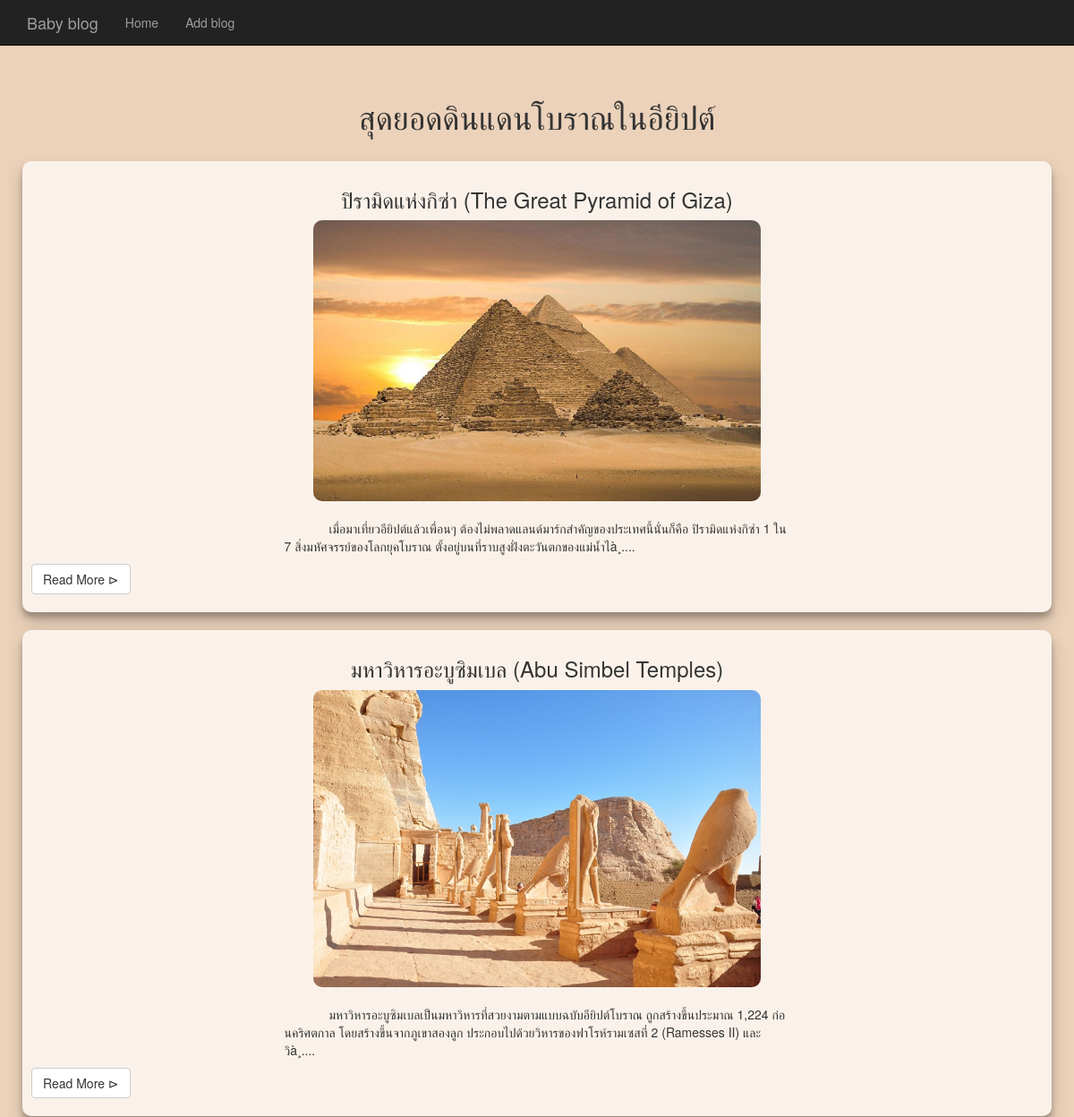
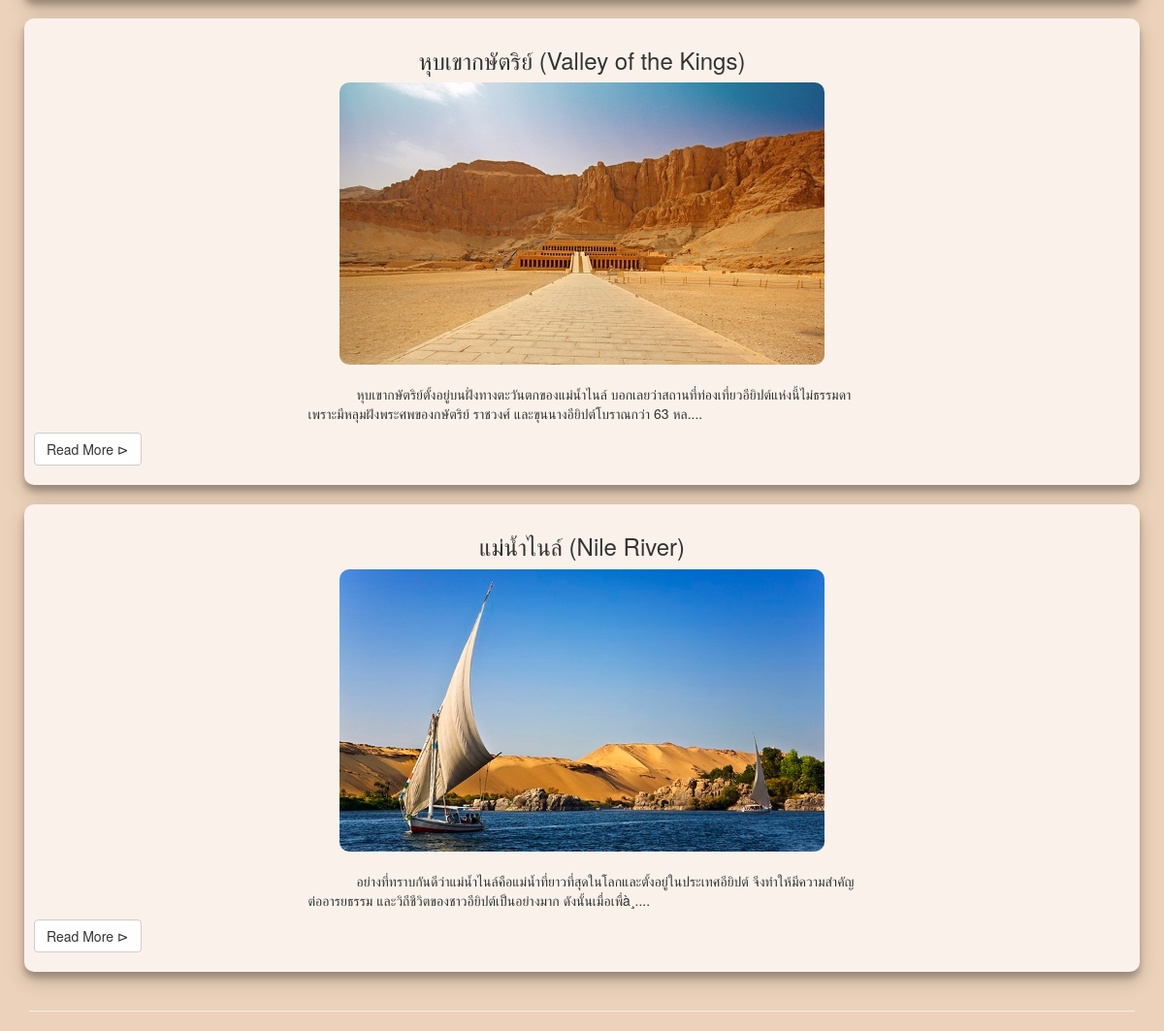
The page / on the database its author committed (2 pictures, top to bottom).
### tables this page shows
CREATE TABLE `article` (
  `name` varchar(500) NOT NULL,
  `head_img` varchar(100) NOT NULL,
  `descript` mediumtext NOT NULL,
  `status` tinyint(1) NOT NULL,
  `created` date NOT NULL,
  `view` int(10) NOT NULL,
  `id` int(20) NOT NULL
);

### database/exe_db.php (called while the page is built, shortened)
<?php
    class FindData{
        public static function findAllArticle(){
            $conn = DB::getConnect();
            $result = $conn->query("SELECT * FROM article");
            return ($conn->affected_rows>0)?$result:null;
        }
    }
?>

### index.php (the view, shortened to what this page needs)
<!DOCTYPE html>
<html lang="en">
<head>
    <link rel="stylesheet" href="https://maxcdn.bootstrapcdn.com/bootstrap/3.3.7/css/bootstrap.min.css">
    <link rel="stylesheet" href="css/style.css">
</head>
<body>
้<center><h1>สุดยอดดินแดนโบราณในอียิปต์</h1></center><br>
<?php include 'menu.php' ?>
    <div class="container">
        <div style="padding-left: 10px; padding-right: 10px;">
         <?php
            $result = FindData::findAllArticle();
            while(($row=$result->fetch_array())!=null){ ?>
                <div class="row">
                    <div class="card">
                        <div class="card-body">
                            <div>
                                <center><h3><?php echo $row["name"]; ?></h3></center>
                                <img class="center" src="./image/<?php echo $row["head_img"] ?>" style="max-width:500px" alt="" srcset="">
                                <br>
                                <p class="center" style="text-indent:50px;">
                                    <?php echo nl2br(substr($row["descript"], 0, 500))."...." ?>
                                </p>
                                <p><a class="btn btn-default" href="blog.php?article_id=<?php echo $row["id"]; ?>" role="button">Read More &#8883;</a></p>
                            </div>
                        </div>
                    </div>
                    <br>
                </div>
        <?php } ?>
        </div>
        <hr>
    </div>
</body>
</html>

### menu.php (shortened to what this page needs)
<?php
    include __DIR__."/database/exe_db.php";
?>
<nav class="navbar navbar-fixed-top navbar-inverse">
        <div class="container">
            <div class="navbar-header">
                <a class="navbar-brand" href="#">Baby blog</a>
            </div>
            <div id="navbar" class="collapse navbar-collapse">
                <ul class="nav navbar-nav">
                    <li><a href="index.php">Home</a></li>
                    <li><a href="addblog.php">Add blog</a></li>
                </ul>
            </div>
        </div>
</nav>

### css/style.css (style rules this page uses)
html, body { overflow-x: hidden; }
body { padding-top: 70px; background-color: rgb(236, 210, 186); }
.center { display: block; margin-left: auto; margin-right: auto; width: 50%; border-radius: 10px; }
.card { padding: 10px !important; border-radius: 10px; box-shadow: 0 10px 20px rgba(0, 0, 0, 0.19), 0 6px 6px rgba(0, 0, 0, 0.23) !important; background-color: rgb(250, 242, 234); }

### rows shown on the page
article: name "ปิรามิดแห่งกิซ่า (The Great Pyramid of Giza)", head_img (picture), descript "เมื่อมาเที่ยวอียิปต์แล้วเพื่อนๆ ต้องไม่พลาดแลนด์มาร์กสำคัญของประเทศนี้นั่นก็คือ ปิรามิดแห่งกิซ่า 1 ใน 7 สิ่งมหัศจรรย์ของโลกยุคโบราณ ตั้งอยู่บนที่ราบสูงฝั่งตะวันตกของแม่น้ำไà¸"
article: name "มหาวิหารอะบูซิมเบล (Abu Simbel Temples)", head_img (picture), descript "มหาวิหารอะบูซิมเบลเป็นมหาวิหารที่สวยงามตามแบบฉบับอียิปต์โบราณ ถูกสร้างขึ้นประมาณ 1,224 ก่อนคริศตกาล โดยสร้างขึ้นจากภูเขาสองลูก ประกอบไปด้วยวิหารของฟาโรห์รามเซสที่ 2 (Ramesses II) และวิà¸"
article: name "หุบเขากษัตริย์ (Valley of the Kings)", head_img (picture), descript "หุบเขากษัตริย์ตั้งอยู่บนฝั่งทางตะวันตกของแม่น้ำไนล์ บอกเลยว่าสถานที่ท่องเที่ยวอียิปต์แห่งนี้ไม่ธรรมดา เพราะมีหลุมฝังพระศพของกษัตริย์ ราชวงศ์ และขุนนางอียิปต์โบราณกว่า 63 หล"
article: name "แม่น้ำไนล์ (Nile River)", head_img (picture), descript "อย่างที่ทราบกันดีว่าแม่น้ำไนล์คือแม่น้ำที่ยาวที่สุดในโลกและตั้งอยู่ในประเทศอียิปต์ จึงทำให้มีความสำคัญต่ออารยธรรม และวิถีชีวิตของชาวอียิปต์เป็นอย่างมาก ดังนั้นเมื่อเพื่à¸"
